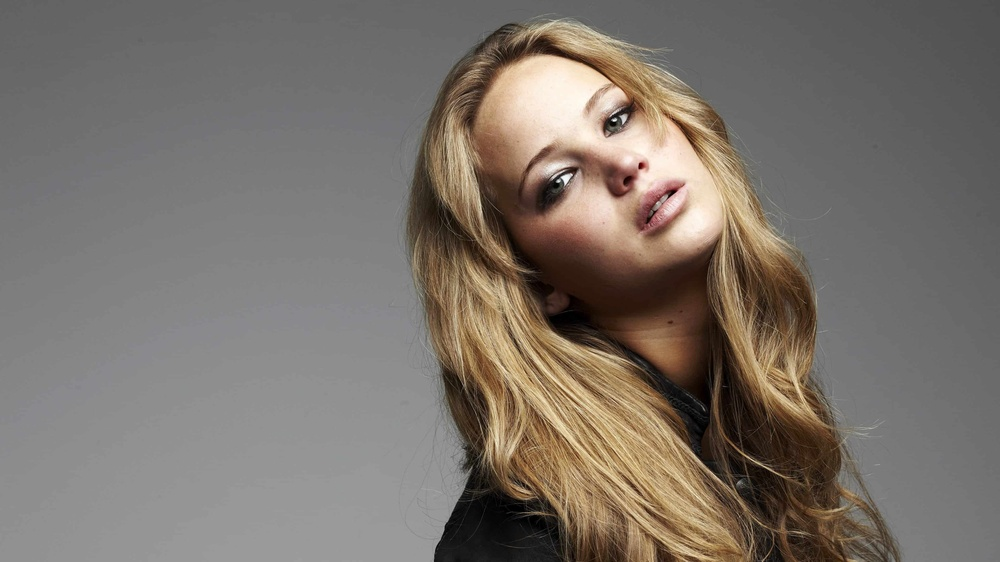
#> input picture data/jeniffer.jpg, 1000 x 562 px, shrunk from 3840 x 2160 before the run, found by its file name
$ python question_09.py
#> lines starting #> are read from the running program, lines starting #| are printed output that depends on the picture
import numpy as np
import cv2 as cv
import matplotlib.pyplot as plt

im = cv.imread("D:\MScAI_UOM\S3\CV\Assignment 01\data\jeniffer.jpg")
#> im is the input picture: shape (562, 1000, 3); mean B, G, R 106.8, 114.3, 122.3


# Sharpening kernel of 3x3
kernel = np.array([[0, -1, 0], [-1, 5, -1], [0, -1, 0]])

# Apply filter
sharpened = cv.filter2D(im, -1, kernel)
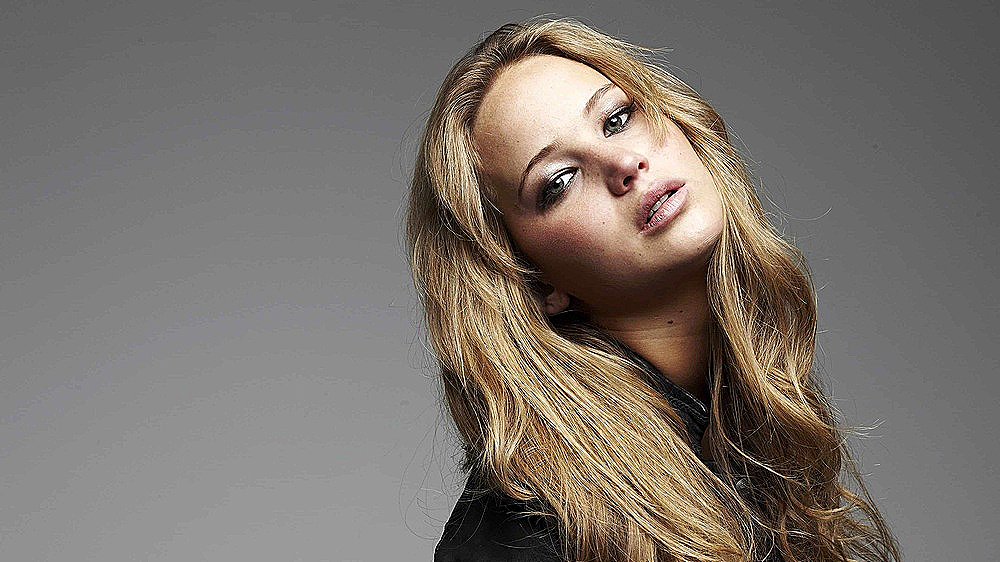
#> sharpened: shape (562, 1000, 3); mean B, G, R 108, 114.8, 121.9

# Convert sharpened image to RGB
sharpened_rgb = cv.cvtColor(sharpened, cv.COLOR_BGR2RGB)

# Plot original and sharpened images
plt.figure(figsize=(10, 5))

# Original image
plt.subplot(1, 2, 1)
plt.imshow(cv.cvtColor(im, cv.COLOR_BGR2RGB))
plt.title("Original Image")
plt.axis("off")

# Sharpened image
plt.subplot(1, 2, 2)
plt.imshow(sharpened_rgb)
plt.title("Sharpened Image")
plt.axis("off")

plt.tight_layout()
plt.show()
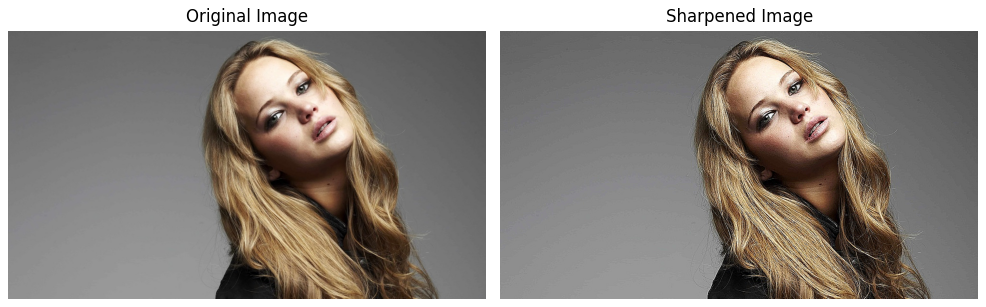
#> figure drawn by matplotlib, 2 panels

$ run again, with data/daisy.jpg copied over data/jeniffer.jpg
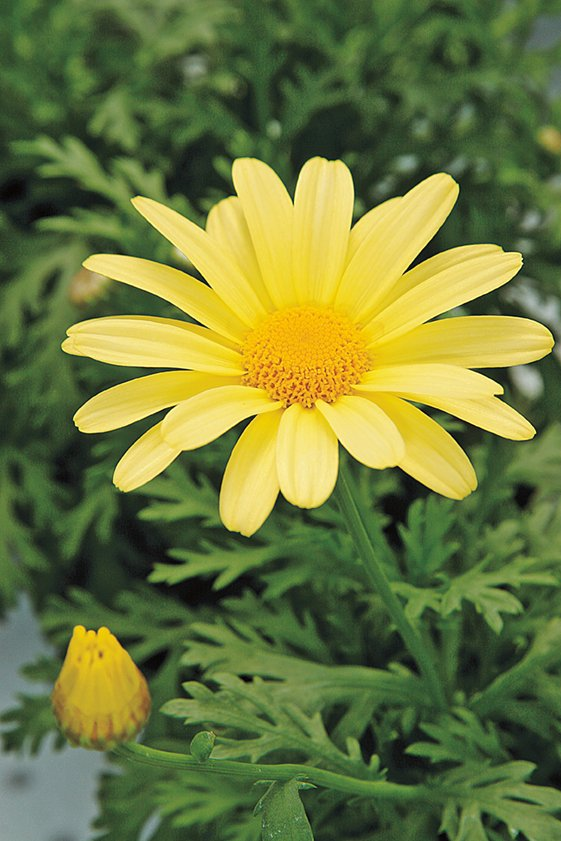
#> input picture data/daisy.jpg, 561 x 841 px, found by its file name
#> im is the input picture: shape (841, 561, 3); mean B, G, R 60.7, 120.3, 108.5
#> `sharpened = cv.filter2D(im, -1, kernel)`:
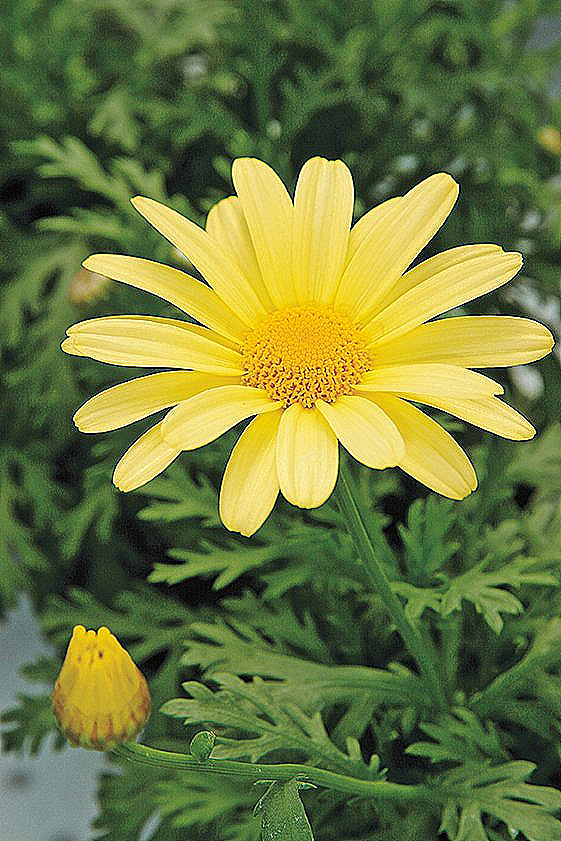
#> sharpened: shape (841, 561, 3); mean B, G, R 61.6, 120.2, 108.1
#> `plt.show()`:
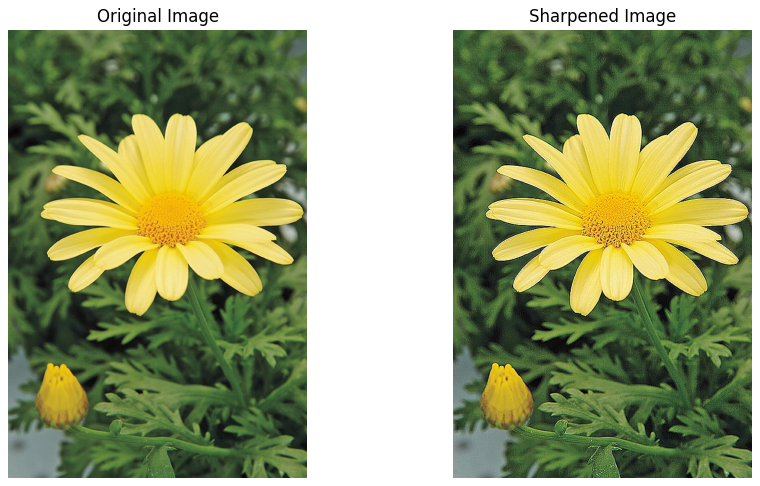
#> figure drawn by matplotlib, 2 panels

$ run again, with data/emma.jpg copied over data/jeniffer.jpg
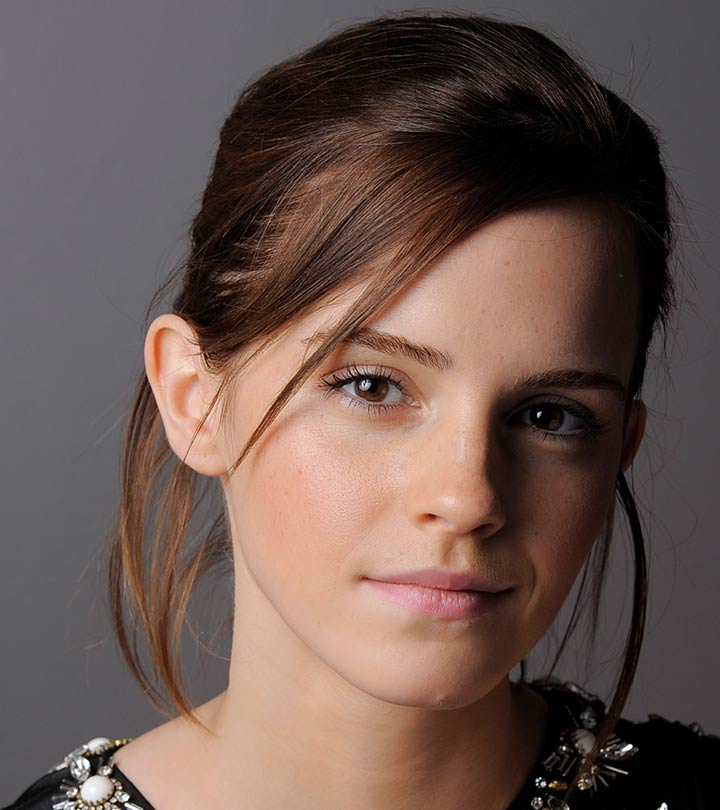
#> input picture data/emma.jpg, 720 x 810 px, found by its file name
#> im is the input picture: shape (810, 720, 3); mean B, G, R 80.1, 87.4, 106.8
#> `sharpened = cv.filter2D(im, -1, kernel)`:
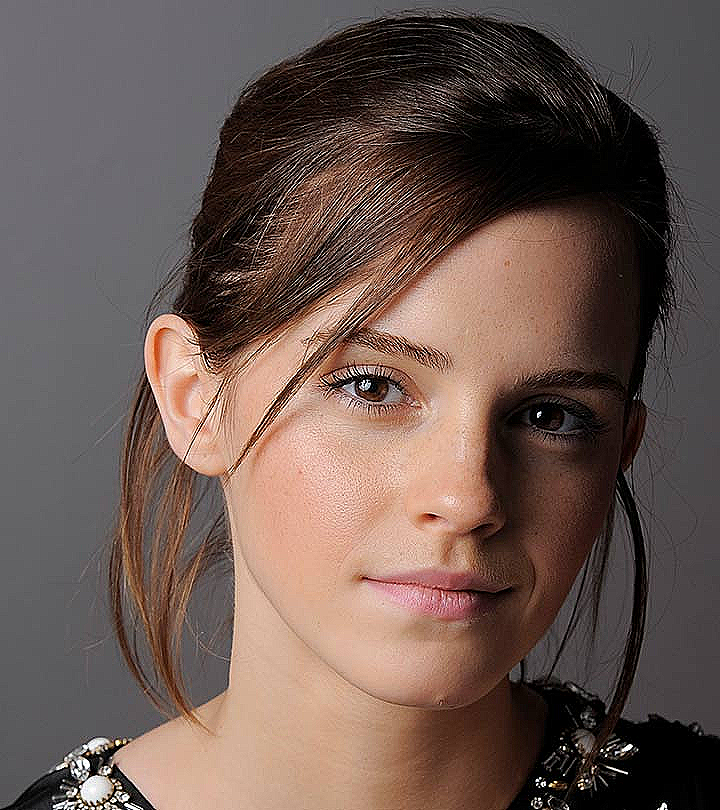
#> sharpened: shape (810, 720, 3); mean B, G, R 81.7, 88.6, 107.3
#> `plt.show()`:
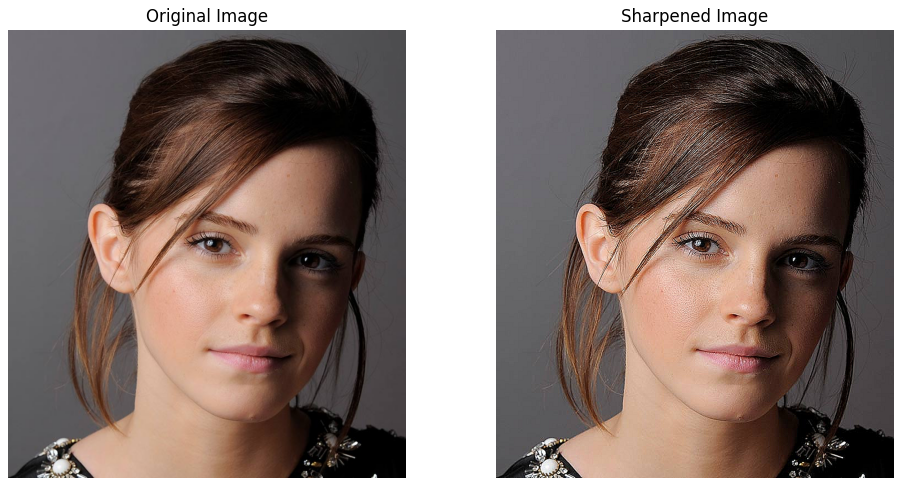
#> figure drawn by matplotlib, 2 panels
